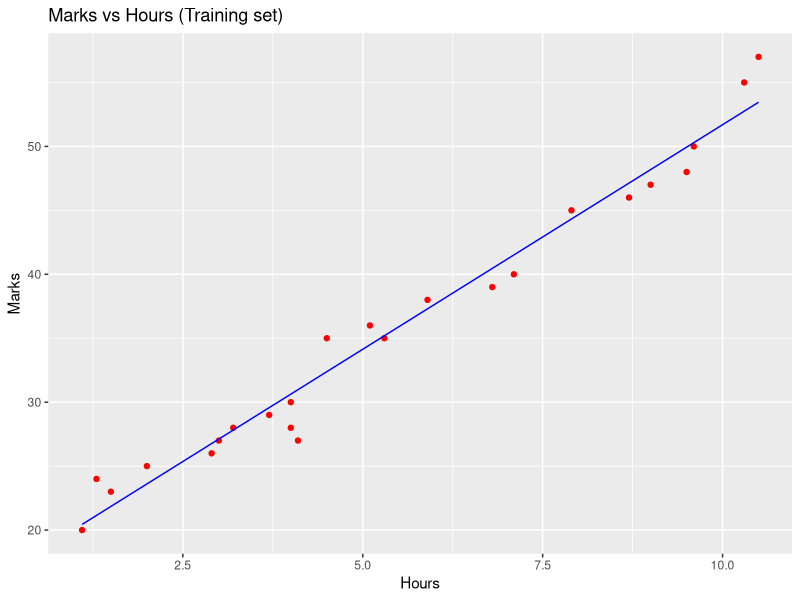
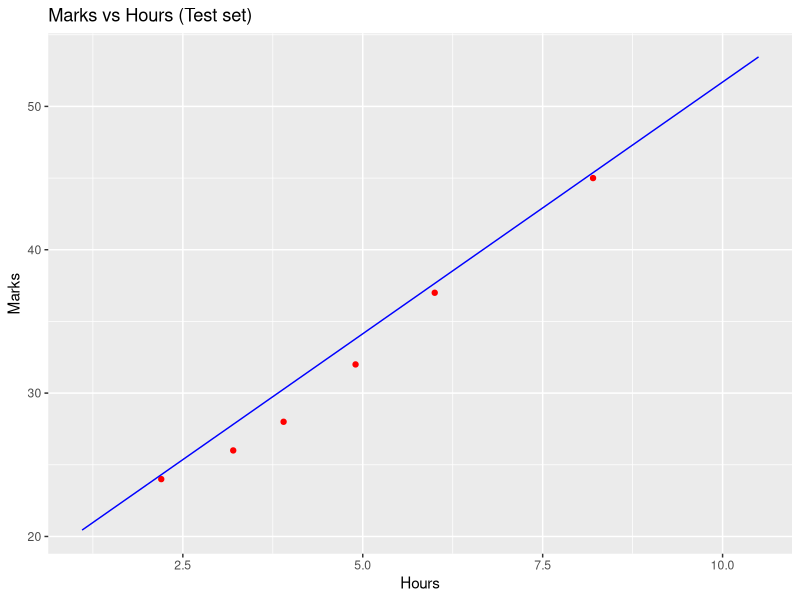

The R source for these figures, in order:
# Simple Linear Regression in R
# Importing the dataset
dataset = read.csv('marks_data.csv')

# Splitting the dataset into the Training set and Test set
# install.packages('caTools')
library(caTools)
set.seed(123)
split = sample.split(dataset$Hours, SplitRatio = 0.8)
training_set = subset(dataset, split == TRUE)
test_set = subset(dataset, split == FALSE)

# Feature Scaling
# training_set = scale(training_set)
# test_set = scale(test_set)
# Fitting Simple Linear Regression to the Training set
regressor = lm(formula = Grade ~ Hours,data = training_set)

# Predicting the Test set results
y_pred = predict(regressor, newdata = test_set)

# Visualising the Training set results
library(ggplot2)
ggplot() + geom_point(aes(x = training_set$Hours, y = training_set$Grade),colour = 'red') + geom_line(aes(x = training_set$Hours, y = predict(regressor, newdata = training_set)),colour = 'blue') + ggtitle('Marks vs Hours (Training set)') + xlab('Hours') + ylab('Marks')

# Visualising the Test set results
library(ggplot2)
ggplot() + geom_point(aes(x = test_set$Hours, y = test_set$Grade), colour = 'red') +
  geom_line(aes(x = training_set$Hours, y = predict(regressor, newdata = training_set)),colour = 'blue') +
  ggtitle('Marks vs Hours (Test set)') +
  xlab('Hours') +
  ylab('Marks')
